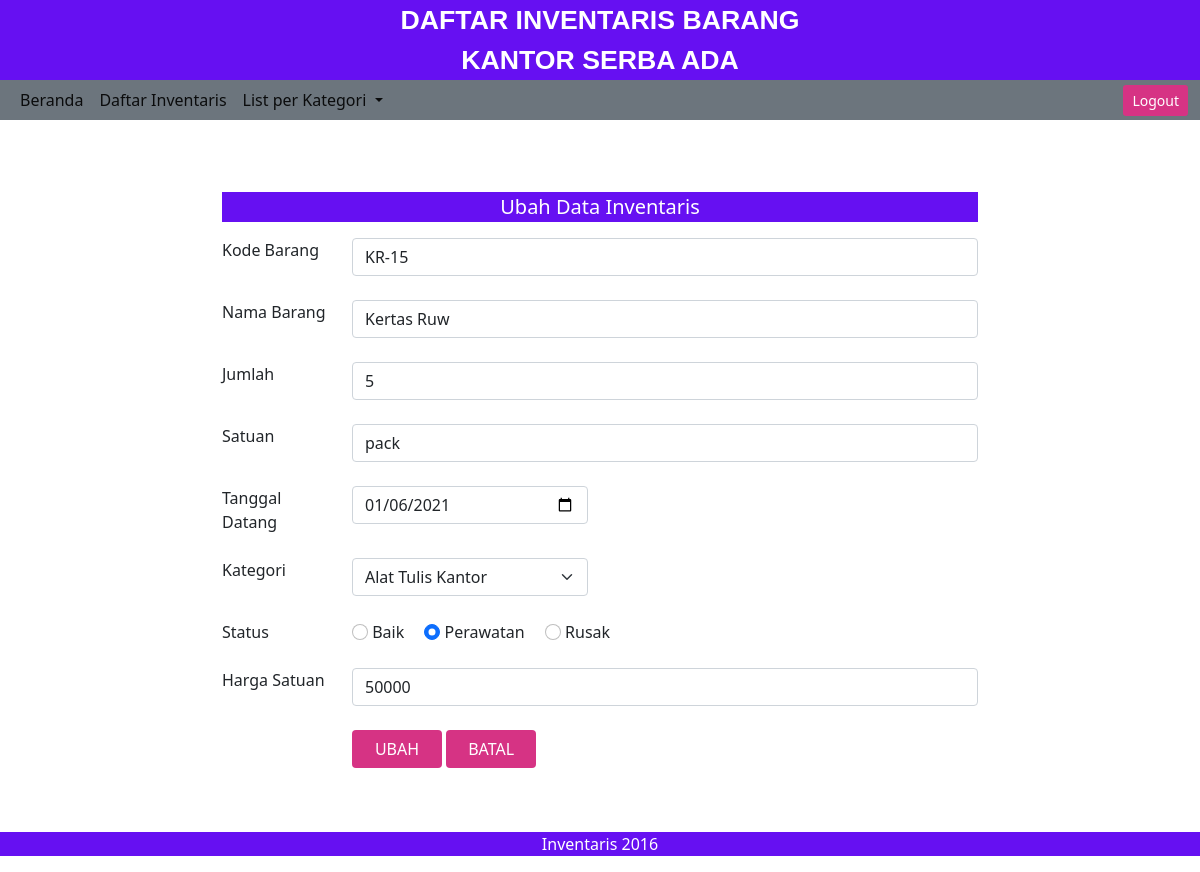
Screenshot of /form_edit.php?kode_barang=KR-15 (signed in) with the database file from the repository.
### tables this page shows
CREATE TABLE `inventaris` (
  `kode_barang` varchar(10) NOT NULL,
  `nama_barang` varchar(30) NOT NULL,
  `jumlah` int(11) NOT NULL,
  `satuan` varchar(15) NOT NULL,
  `tgl_datang` date NOT NULL,
  `kategori` varchar(20) NOT NULL,
  `status_barang` varchar(20) NOT NULL,
  `harga` int(20) NOT NULL
);

### form_edit.php (the view, shortened to what this page needs)
<html>
  <head>
    <link rel="stylesheet" href="assets/css/bootstrap.css">
    <link rel="stylesheet" href="assets/js/bootstrap.js">
  </head>
  <body>
    <div class="text-center text-white fw-bold" style="background-color: #6610f2; font-size: 20pt; font-family: sans-serif; margin-bottom: -16px;">
      <p>DAFTAR INVENTARIS BARANG<br>KANTOR SERBA ADA</p>
    </div>
    <nav class="navbar navbar-expand-lg navbar-light bg-secondary pt-0 pb-0" >
      <div class="container-fluid ms-auto">
        <div class="collapse navbar-collapse" id="navbarNavDropdown">
          <ul class="navbar-nav">
            <li class="nav-item">
              <a class="nav-link active" aria-current="page" href="index.php">Beranda</a>
            </li>
            <li class="nav-item">
              <a class="nav-link active" aria-current="page" href="daftar_inventaris.php">Daftar Inventaris</a>
            </li>
            <li class="nav-item dropdown">
              <a class="nav-link dropdown-toggle active" href="#" id="navbarDropdownMenuLink" role="button" data-bs-toggle="dropdown" aria-expanded="false">
                List per Kategori
              </a>
            </li>
          </ul>
        </div>
        <a href="logout.php">
         <button class="btn btn-sm text-white" style="background-color:  #d63384;">Logout</button>
        </a>
      </div>
    </nav>
    <br><br><br>
    <div class="container" style="width: 65%;">
    <div style="background-color: #6610f2;">
      <p class="text-center text-white" style="font-size: 15pt;">Ubah Data Inventaris</p>
    </div>
    <?php
      include "koneksi.php";
      $kode_barang=$_GET['kode_barang'];
      $query=mysqli_query($konek, "SELECT * from inventaris where kode_barang='$kode_barang'");
      $data=mysqli_fetch_array($query);
    ?>
    <form method="POST" action="update.php">
      <div class="form-group">
          <div class="row">
            <div class="col-md-2">
              <label for="kode">Kode Barang</label>
            </div>
            <div class="col-md-10">
              <input type="text" name="kode_barang" class="form-control" value="<?php echo $data['kode_barang']; ?>" placeholder="Kode Barang" id="kode">
            </div>
          </div>
        </div>
        <br><div class="form-group">
          <div class="row">
            <div class="col-md-2">
              <label for="nama">Nama Barang</label>
            </div>
            <div class="col-md-10">
              <input type="text" name="nama_barang" class="form-control" value="<?php echo $data['nama_barang']; ?>" placeholder="Nama Barang" id="nama">
            </div>
          </div>
        </div>
        <br><div class="form-group">
          <div class="row">
            <div class="col-md-2">
              <label for="jumlah">Jumlah</label>
            </div>
            <div class="col-md-10">
              <input type="text" name="jumlah" class="form-control" value="<?php echo $data['jumlah']; ?>" placeholder="Jumlah" id="jumlah">
            </div>
          </div>
        </div>
        <br><div class="form-group">
          <div class="row">
            <div class="col-md-2">
              <label for="satuan">Satuan</label>
            </div>
            <div class="col-md-10">
              <input type="text" name="satuan" class="form-control" value="<?php echo $data['satuan']; ?>" placeholder="Satuan" id="satuan">
            </div>
          </div>
        </div>
        <br><div class="form-group">
          <div class="row">
            <div class="col-md-2">
              <label for="tgl">Tanggal Datang</label>
            </div>
            <div class="col-md-4">
              <input type="date" name="tgl_datang" class="form-control" value="<?php echo $data['tgl_datang']; ?>" id="tgl">
            </div>
          </div>
        </div>
        <br><div class="form-group">
          <div class="row">
            <div class="col-md-2">
              <label>Kategori</label>
            </div>
            <div class="col-md-4">
              <select name="kategori" class="form-select">
                <option value="Alat Tulis Kantor" <?php if ($data['kategori']=="Alat Tulis Kantor") echo "selected";?>>Alat Tulis Kantor</option>
              </select>
            </div>
          </div>
        </div>
        <br><div class="form-group">
          <div class="row">
                <div class="col-md-2">
                    <label>Status</label>
                </div>
                <div class="col-md-10">
                  <div class="form-check-inline">
                     <input type="radio" class="form-check-input" name="status_barang" value="Baik" <?php if ($data['status_barang']=="Baik") echo "checked";?>>
                       <label>Baik</label>
                  </div>
                  <div class="form-check-inline">
                     <input type="radio" class="form-check-input" name="status_barang" value="Perawatan" <?php if ($data['status_barang']=="Perawatan") echo "checked";?>>
                        <label>Perawatan</label>
                  </div>
                  <div class="form-check-inline">
                     <input type="radio" class="form-check-input" name="status_barang" value="Rusak" <?php if ($data['status_barang']=="Rusak") echo "checked";?>>
                        <label>Rusak</label>
                  </div>
                </div>
            </div>
        </div>
        <br><div class="form-group">
          <div class="row">
            <div class="col-md-2">
              <label for="harga">Harga Satuan</label>
            </div>
            <div class="col-md-10">
              <input type="text" name="harga" class="form-control" value="<?php echo $data['harga']; ?>" placeholder="Harga Satuan" id="harga">
            </div>
          </div>
        </div>
        <br><div class="form-group">
          <div class="row">
            <div class="col-md-2">
            </div>
            <div class="col-md-10">
              <button type="submit" class="btn text-white" style="background-color: #d63384; width: 90px;">UBAH</button>
              <button type="reset" class="btn text-white" style="background-color: #d63384; width: 90px;">BATAL</button>
            </div>
          </div>
        </div>
    </form>
    </div>
    <br><br>
    <div class="text-center text-white" style="background-color: #6610f2;">
      <p>Inventaris 2016</p>
    </div>
  </body>
</html>

### rows the page displays
inventaris: kode_barang "KR-15", nama_barang "Kertas Ruw", jumlah "5", satuan "pack", tgl_datang "01/06/2021", kategori "Alat Tulis Kantor", status_barang "☑", harga "50000"
